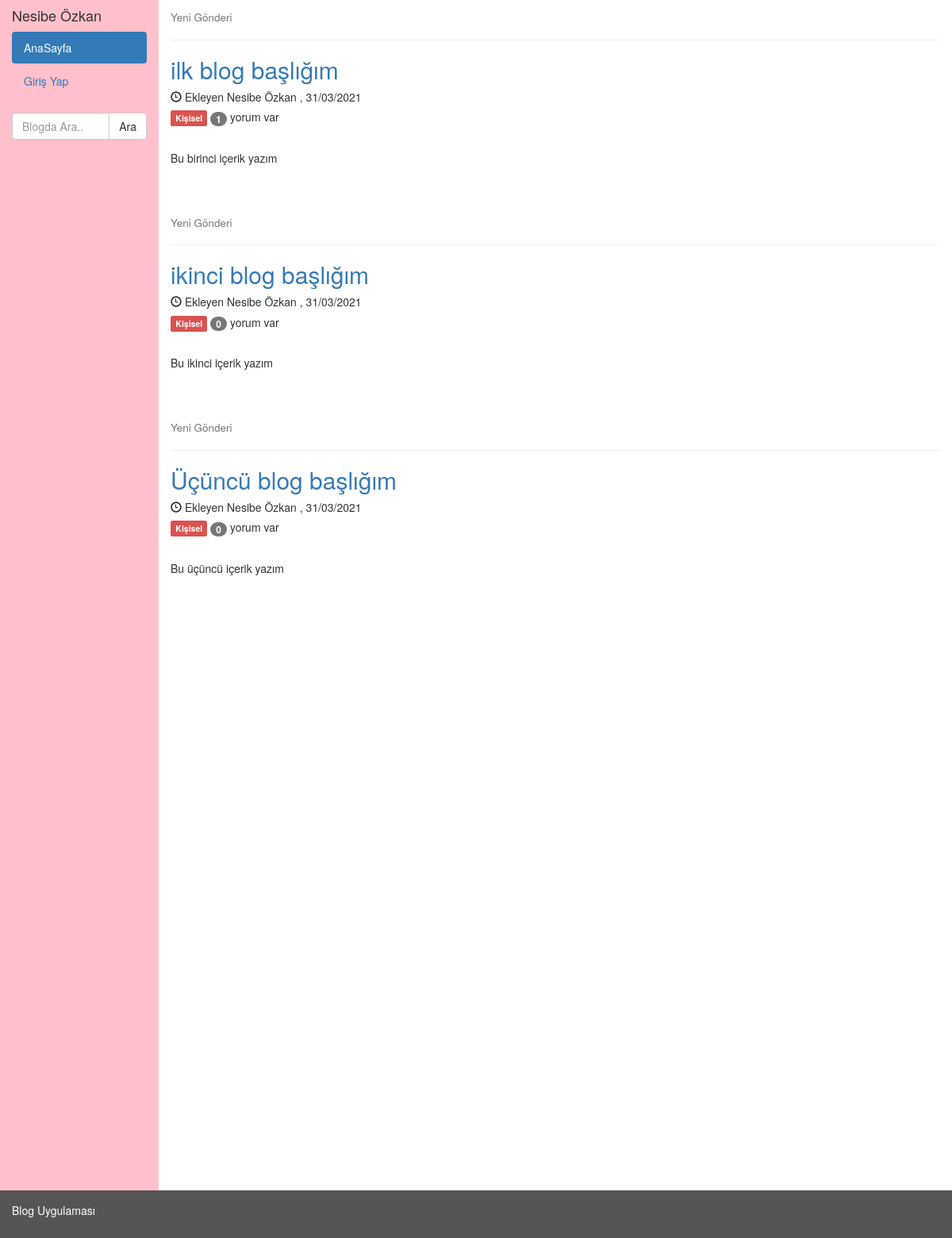
The page / on the database its author committed.
### tables this page shows
CREATE TABLE blog(
  blog_id  int(11) NOT NULL PRIMARY KEY AUTO_INCREMENT,
  baslik   varchar(300) NOT NULL,
  yazi     LONGTEXT NOT NULL,
  tarih    timestamp DEFAULT CURRENT_TIMESTAMP,
  uye_id   int NOT NULL,
  FOREIGN KEY (uye_id) REFERENCES uye(uye_id)
);

CREATE TABLE uye (
  uye_id INT(11) NOT NULL PRIMARY KEY AUTO_INCREMENT,
  email  VARCHAR(96) NOT NULL,
  sifre  VARCHAR(40) NOT NULL,
  ad     VARCHAr(32) NOT NULL,
  durum  INT(1) NOT NULL DEFAULT '2',
  UNIQUE KEY email (email)
);

### index.php (the view, shortened to what this page needs)
<?php
include('db_baglanti.php');
$cikti = '';
$limit = 10;
$ofset = isset($_GET['id']) ? $_GET['id'] : 0;
$blog = $db->prepare("SELECT blog.* ,uye.ad, COUNT( yorum.yorum_id ) AS yorumadet FROM blog LEFT JOIN yorum USING ( blog_id ) LEFT JOIN uye USING(uye_id) GROUP BY blog.blog_id LIMIT ? OFFSET ?");
$blog->bind_param("ii", $limit, $ofset);
$blog->execute();
$blog_sonuc = $blog->get_result();
while ($row = $blog_sonuc->fetch_array()) {
    $detay = strip_tags($row['yazi']);
	$saat = date('d/m/Y',strtotime($row['tarih']));
	$cikti .= '<h4><small>Yeni Gönderi</small></h4>';
    $cikti .= "<hr><h2><a href='detay.php?id={$row['blog_id']}'>{$row['baslik']}</a></h2>
	<h5><span class='glyphicon glyphicon-time'></span> Ekleyen {$row['ad']} , $saat</h5>
    <h5><span class='label label-danger'>Kişisel</span>
	<span class='badge'>{$row['yorumadet']}</span> yorum var</h5><br>
    <p> $detay </p><br><br>";
}
include('ana_sablon.php');
?>

### ana_sablon.php (shortened to what this page needs)
<!DOCTYPE html>
<html lang="en">
<head>
  <link rel="stylesheet" href="https://netdna.bootstrapcdn.com/font-awesome/4.5.0/css/font-awesome.css">
  <link rel="stylesheet" href="https://maxcdn.bootstrapcdn.com/bootstrap/3.3.7/css/bootstrap.min.css">
</head>
<body>
<div class="container-fluid">
  <div class="row content">
    <div class="col-sm-2 sidenav">
      <h4>Nesibe Özkan</h4>
      <ul class="nav nav-pills nav-stacked">
        <li class="active"><a href="index.php">AnaSayfa</a></li>
		<?php
		if(isset($uye['durum']) && $uye['durum'] == 1){
			echo '<li><a href="admin.php">Admin Panel</a></li>';
		}elseif(! isset($uye['durum'])){
           echo '<li><a href="login.php">Giriş Yap</a></li>';
		}
		?>
      </ul><br>
	  <form action="arama.php" method="GET">
      <div class="input-group">
        <input type="text" name="ara" class="form-control" placeholder="Blogda Ara.." required>
		<span class="input-group-btn">
          <input type="submit" class="btn btn-default" Value="Ara">
        </span>
      </div>
	  </form>
    </div>
    <div class="col-sm-10"> <?= $cikti; ?> </div>
  </div>
</div>
<footer class="container-fluid">
  <p>Blog Uygulaması</p>
</footer>
</body>
</html>

### ana_sablon.php (style rules this page uses)
.row.content { height: 1500px }
.sidenav { background-color: pink; height: 100%; }
footer { background-color: #555; color: white; padding: 15px; }

### rows shown on the page
blog: baslik "ilk blog başlığım", tarih "31/03/2021", yazi "Bu birinci içerik yazım"
uye: ad "Nesibe Özkan Nesibe Özkan Nesibe Özkan"
blog: baslik "ikinci blog başlığım", tarih "31/03/2021", yazi "Bu ikinci içerik yazım"
blog: baslik "Üçüncü blog başlığım", tarih "31/03/2021", yazi "Bu üçüncü içerik yazım"

### other values the page prints
$row['yorumadet'] "1 0 0"
